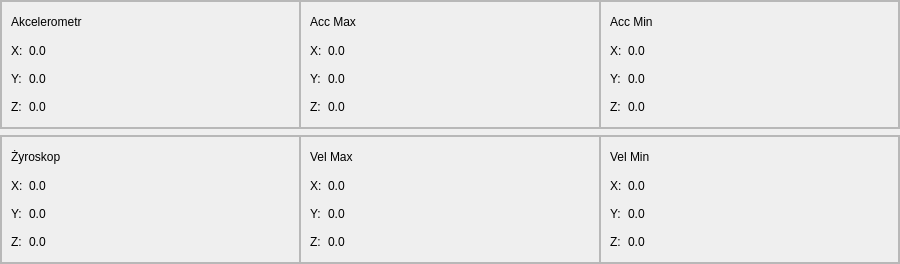
<?xml version="1.0" encoding="UTF-8"?>
<ui version="4.0">
 <class>MainWindow</class>
 <widget class="QMainWindow" name="MainWindow">
  <property name="geometry">
   <rect>
    <x>0</x>
    <y>0</y>
    <width>900</width>
    <height>264</height>
   </rect>
  </property>
  <property name="windowTitle">
   <string>MainWindow</string>
  </property>
  <widget class="QWidget" name="centralwidget">
   <layout class="QVBoxLayout" name="verticalLayout">
    <property name="spacing">
     <number>6</number>
    </property>
    <property name="leftMargin">
     <number>0</number>
    </property>
    <property name="topMargin">
     <number>0</number>
    </property>
    <property name="rightMargin">
     <number>0</number>
    </property>
    <property name="bottomMargin">
     <number>0</number>
    </property>
    <item>
     <widget class="QFrame" name="frame">
      <property name="minimumSize">
       <size>
        <width>900</width>
        <height>100</height>
       </size>
      </property>
      <property name="frameShape">
       <enum>QFrame::StyledPanel</enum>
      </property>
      <property name="frameShadow">
       <enum>QFrame::Raised</enum>
      </property>
      <layout class="QHBoxLayout" name="horizontalLayout">
       <property name="spacing">
        <number>0</number>
       </property>
       <property name="leftMargin">
        <number>0</number>
       </property>
       <property name="topMargin">
        <number>0</number>
       </property>
       <property name="rightMargin">
        <number>0</number>
       </property>
       <property name="bottomMargin">
        <number>0</number>
       </property>
       <item>
        <widget class="QFrame" name="acc_frame">
         <property name="minimumSize">
          <size>
           <width>0</width>
           <height>0</height>
          </size>
         </property>
         <property name="frameShape">
          <enum>QFrame::StyledPanel</enum>
         </property>
         <property name="frameShadow">
          <enum>QFrame::Raised</enum>
         </property>
         <layout class="QGridLayout" name="gridLayout" columnstretch="0,1">
          <item row="1" column="0">
           <widget class="QLabel" name="label">
            <property name="text">
             <string>X:</string>
            </property>
           </widget>
          </item>
          <item row="1" column="1">
           <widget class="QLabel" name="linear_acc_x_label">
            <property name="text">
             <string>0.0</string>
            </property>
           </widget>
          </item>
          <item row="2" column="0">
           <widget class="QLabel" name="label_3">
            <property name="text">
             <string>Y:</string>
            </property>
           </widget>
          </item>
          <item row="2" column="1">
           <widget class="QLabel" name="linear_acc_y_label">
            <property name="text">
             <string>0.0</string>
            </property>
           </widget>
          </item>
          <item row="3" column="0">
           <widget class="QLabel" name="label_5">
            <property name="text">
             <string>Z:</string>
            </property>
           </widget>
          </item>
          <item row="3" column="1">
           <widget class="QLabel" name="linear_acc_z_label">
            <property name="text">
             <string>0.0</string>
            </property>
           </widget>
          </item>
          <item row="0" column="0" colspan="2">
           <widget class="QLabel" name="label_7">
            <property name="text">
             <string>Akcelerometr</string>
            </property>
           </widget>
          </item>
         </layout>
        </widget>
       </item>
       <item>
        <widget class="QFrame" name="acc_max_frame">
         <property name="minimumSize">
          <size>
           <width>0</width>
           <height>0</height>
          </size>
         </property>
         <property name="frameShape">
          <enum>QFrame::StyledPanel</enum>
         </property>
         <property name="frameShadow">
          <enum>QFrame::Raised</enum>
         </property>
         <layout class="QGridLayout" name="gridLayout_3" columnstretch="0,1">
          <item row="0" column="0" colspan="2">
           <widget class="QLabel" name="label_2">
            <property name="text">
             <string>Acc Max</string>
            </property>
           </widget>
          </item>
          <item row="1" column="0">
           <widget class="QLabel" name="label_6">
            <property name="text">
             <string>X:</string>
            </property>
           </widget>
          </item>
          <item row="1" column="1">
           <widget class="QLabel" name="linear_acc_x_max_label">
            <property name="text">
             <string>0.0</string>
            </property>
           </widget>
          </item>
          <item row="2" column="0">
           <widget class="QLabel" name="label_11">
            <property name="text">
             <string>Y:</string>
            </property>
           </widget>
          </item>
          <item row="2" column="1">
           <widget class="QLabel" name="linear_acc_y_max_label">
            <property name="text">
             <string>0.0</string>
            </property>
           </widget>
          </item>
          <item row="3" column="0">
           <widget class="QLabel" name="label_12">
            <property name="text">
             <string>Z:</string>
            </property>
           </widget>
          </item>
          <item row="3" column="1">
           <widget class="QLabel" name="linear_acc_z_max_label">
            <property name="text">
             <string>0.0</string>
            </property>
           </widget>
          </item>
         </layout>
        </widget>
       </item>
       <item>
        <widget class="QFrame" name="acc_min_frame">
         <property name="minimumSize">
          <size>
           <width>0</width>
           <height>0</height>
          </size>
         </property>
         <property name="frameShape">
          <enum>QFrame::StyledPanel</enum>
         </property>
         <property name="frameShadow">
          <enum>QFrame::Raised</enum>
         </property>
         <layout class="QGridLayout" name="gridLayout_4" columnstretch="0,1">
          <item row="0" column="0" colspan="2">
           <widget class="QLabel" name="label_16">
            <property name="text">
             <string>Acc Min</string>
            </property>
           </widget>
          </item>
          <item row="1" column="0">
           <widget class="QLabel" name="label_17">
            <property name="text">
             <string>X:</string>
            </property>
           </widget>
          </item>
          <item row="1" column="1">
           <widget class="QLabel" name="linear_acc_x_min_label">
            <property name="text">
             <string>0.0</string>
            </property>
           </widget>
          </item>
          <item row="2" column="0">
           <widget class="QLabel" name="label_18">
            <property name="text">
             <string>Y:</string>
            </property>
           </widget>
          </item>
          <item row="2" column="1">
           <widget class="QLabel" name="linear_acc_y_min_label">
            <property name="text">
             <string>0.0</string>
            </property>
           </widget>
          </item>
          <item row="3" column="0">
           <widget class="QLabel" name="label_19">
            <property name="text">
             <string>Z:</string>
            </property>
           </widget>
          </item>
          <item row="3" column="1">
           <widget class="QLabel" name="linear_acc_z_min_label">
            <property name="text">
             <string>0.0</string>
            </property>
           </widget>
          </item>
         </layout>
        </widget>
       </item>
      </layout>
     </widget>
    </item>
    <item>
     <widget class="QFrame" name="frame_3">
      <property name="minimumSize">
       <size>
        <width>900</width>
        <height>100</height>
       </size>
      </property>
      <property name="frameShape">
       <enum>QFrame::StyledPanel</enum>
      </property>
      <property name="frameShadow">
       <enum>QFrame::Raised</enum>
      </property>
      <layout class="QHBoxLayout" name="horizontalLayout_2">
       <property name="spacing">
        <number>0</number>
       </property>
       <property name="leftMargin">
        <number>0</number>
       </property>
       <property name="topMargin">
        <number>0</number>
       </property>
       <property name="rightMargin">
        <number>0</number>
       </property>
       <property name="bottomMargin">
        <number>0</number>
       </property>
       <item>
        <widget class="QFrame" name="vel_frame">
         <property name="frameShape">
          <enum>QFrame::StyledPanel</enum>
         </property>
         <property name="frameShadow">
          <enum>QFrame::Raised</enum>
         </property>
         <layout class="QGridLayout" name="gridLayout_2" columnstretch="0,1">
          <item row="1" column="0">
           <widget class="QLabel" name="label_8">
            <property name="text">
             <string>X:</string>
            </property>
           </widget>
          </item>
          <item row="1" column="1">
           <widget class="QLabel" name="angular_vel_x_label">
            <property name="text">
             <string>0.0</string>
            </property>
           </widget>
          </item>
          <item row="2" column="0">
           <widget class="QLabel" name="label_9">
            <property name="text">
             <string>Y:</string>
            </property>
           </widget>
          </item>
          <item row="2" column="1">
           <widget class="QLabel" name="angular_vel_y_label">
            <property name="text">
             <string>0.0</string>
            </property>
           </widget>
          </item>
          <item row="3" column="0">
           <widget class="QLabel" name="label_10">
            <property name="text">
             <string>Z:</string>
            </property>
           </widget>
          </item>
          <item row="3" column="1">
           <widget class="QLabel" name="angular_vel_z_label">
            <property name="text">
             <string>0.0</string>
            </property>
           </widget>
          </item>
          <item row="0" column="0" colspan="2">
           <widget class="QLabel" name="label_4">
            <property name="text">
             <string>Żyroskop</string>
            </property>
           </widget>
          </item>
         </layout>
        </widget>
       </item>
       <item>
        <widget class="QFrame" name="vel_max_frame">
         <property name="frameShape">
          <enum>QFrame::StyledPanel</enum>
         </property>
         <property name="frameShadow">
          <enum>QFrame::Raised</enum>
         </property>
         <layout class="QGridLayout" name="gridLayout_5" columnstretch="0,1">
          <item row="1" column="0">
           <widget class="QLabel" name="label_25">
            <property name="text">
             <string>X:</string>
            </property>
           </widget>
          </item>
          <item row="1" column="1">
           <widget class="QLabel" name="angular_vel_x_max_label">
            <property name="text">
             <string>0.0</string>
            </property>
           </widget>
          </item>
          <item row="2" column="0">
           <widget class="QLabel" name="label_26">
            <property name="text">
             <string>Y:</string>
            </property>
           </widget>
          </item>
          <item row="2" column="1">
           <widget class="QLabel" name="angular_vel_y_max_label">
            <property name="text">
             <string>0.0</string>
            </property>
           </widget>
          </item>
          <item row="3" column="0">
           <widget class="QLabel" name="label_27">
            <property name="text">
             <string>Z:</string>
            </property>
           </widget>
          </item>
          <item row="3" column="1">
           <widget class="QLabel" name="angular_vel_z_max_label">
            <property name="text">
             <string>0.0</string>
            </property>
           </widget>
          </item>
          <item row="0" column="0" colspan="2">
           <widget class="QLabel" name="label_23">
            <property name="text">
             <string>Vel Max</string>
            </property>
           </widget>
          </item>
         </layout>
        </widget>
       </item>
       <item>
        <widget class="QFrame" name="vel_min_frame">
         <property name="frameShape">
          <enum>QFrame::StyledPanel</enum>
         </property>
         <property name="frameShadow">
          <enum>QFrame::Raised</enum>
         </property>
         <layout class="QGridLayout" name="gridLayout_6" columnstretch="0,1">
          <item row="1" column="0">
           <widget class="QLabel" name="label_31">
            <property name="text">
             <string>X:</string>
            </property>
           </widget>
          </item>
          <item row="1" column="1">
           <widget class="QLabel" name="angular_vel_x_min_label">
            <property name="text">
             <string>0.0</string>
            </property>
           </widget>
          </item>
          <item row="2" column="0">
           <widget class="QLabel" name="label_32">
            <property name="text">
             <string>Y:</string>
            </property>
           </widget>
          </item>
          <item row="2" column="1">
           <widget class="QLabel" name="angular_vel_y_min_label">
            <property name="text">
             <string>0.0</string>
            </property>
           </widget>
          </item>
          <item row="3" column="0">
           <widget class="QLabel" name="label_33">
            <property name="text">
             <string>Z:</string>
            </property>
           </widget>
          </item>
          <item row="3" column="1">
           <widget class="QLabel" name="angular_vel_z_min_label">
            <property name="text">
             <string>0.0</string>
            </property>
           </widget>
          </item>
          <item row="0" column="0" colspan="2">
           <widget class="QLabel" name="label_24">
            <property name="text">
             <string>Vel Min</string>
            </property>
           </widget>
          </item>
         </layout>
        </widget>
       </item>
      </layout>
     </widget>
    </item>
   </layout>
  </widget>
 </widget>
 <resources/>
 <connections/>
</ui>
